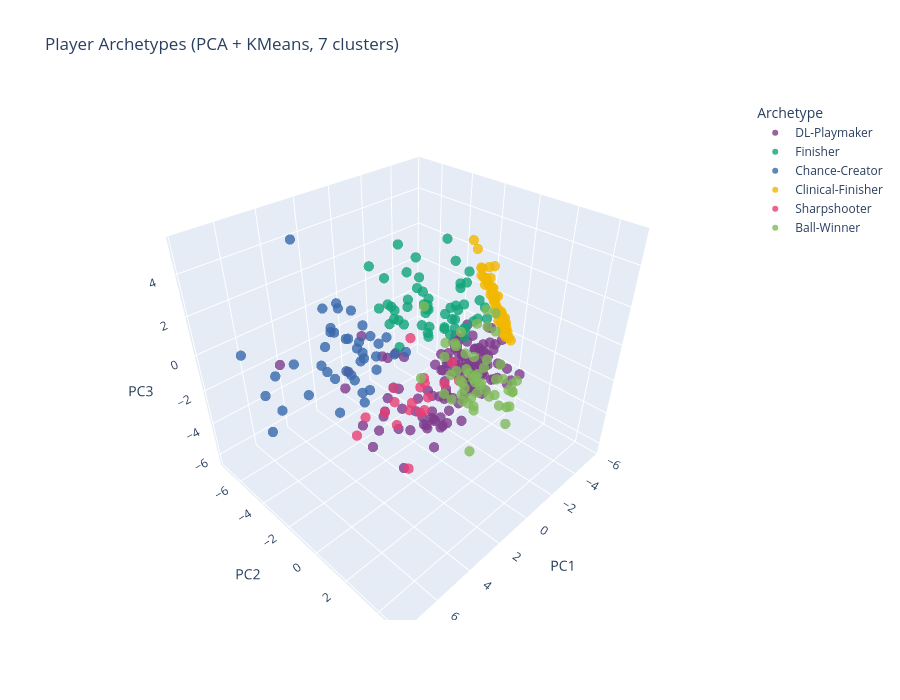

Here is the notebook cell this chart was saved with:
### Code cell
# 3D PCA visualization
fig = px.scatter_3d(
    outfield, x='PC1', y='PC2', z='PC3',
    color='Archetype',
    hover_name='Player Name',
    hover_data=['Club', 'Position', 'Goals', 'Assists', 'G+A_p90'],
    title=f'Player Archetypes (PCA + KMeans, {optimal_k} clusters)',
    color_discrete_sequence=px.colors.qualitative.Bold,
    opacity=0.8
)
fig.update_traces(marker=dict(size=6))
fig.update_layout(height=700, scene=dict(xaxis_title='PC1', yaxis_title='PC2', zaxis_title='PC3'))
fig.show()

### Figure 1 — Plotly figure (JSON) as saved in the notebook; plotly's stock layout.template omitted (floating-point values rounded to 4 significant figures; data arrays with more than 128 entries replaced by an {"elided": "..."} marker saying what was removed)
{"data": [{"customdata": {"elided": "125x5 mixed values"}, "hovertemplate": "<b>%{hovertext}</b><br><br>Archetype=DL-Playmaker<br>PC1=%{x}<br>PC2=%{y}<br>PC3=%{z}<br>Club=%{customdata[0]}<br>Position=%{customdata[1]}<br>Goals=%{customdata[2]}<br>Assists=%{customdata[3]}<br>G+A_p90=%{customdata[4]}<extra></extra>", "hovertext": ["Ben White", "Jakub Kiwior", "Riccardo Calafiori", "Thomas Partey", "Amadou Onana", "Lucas Digne", "Pau Torres", "Tyrone Mings", "Youri Tielemans", "Adam Smith", "Antoine Semenyo", "Dango Ouattara", "Dean Huijsen", "Ryan Christie", "Tyler Adams", "Christian Nørgaard", "Keane Lewis-Potter", "Kristoffer Ajer", "Mads Roerslev", "Mikkel Damsgaard", "Nathan Collins", "Sepp van den Berg", "Vitaly Janelt", "Carlos Baleba", "Jack Hinshelwood", "Jan Paul van Hecke", "Joël Veltman", "Lewis Dunk", "Yasin Ayari", "Jadon Sancho", "Levi Colwill", "Malo Gusto", "Moisés Caicedo", "Pedro Neto", "Reece James", "Trevoh Chalobah", "Adam Wharton", "Daniel Muñoz", "Jefferson Lerma", "Marc Guéhi", "Tyrick Mitchell", "Ashley Young", "Jack Harrison", "Jake O'Brien", "James Tarkowski", "Michael Keane", "Vitalii Mykolenko", "Andreas Pereira", "Antonee Robinson", "Calvin Bassey", "Issa Diop", "Joachim Andersen", "Sander Berge", "Timothy Castagne", "Axel Tuanzebe", "Ben Johnson", "Cameron Burgess", "Dara O'Shea", "Jacob Greaves", "Jens Cajuste", "Kalvin Phillips", "Leif Davis", "Luke Woolfenden", "Sam Morsy", "Conor Coady", "James Justin", "Luke Thomas", "Ibrahima Konaté", "Virgil van Dijk", "Bernardo Silva", "Josko Gvardiol", "Kyle Walker", "Manuel Akanji", "Mateo Kovacic", "Matheus Nunes", "Rúben Dias", "Wes Burns", "Diogo Dalot", "Harry Maguire", "Leny Yoro", "Lisandro Martínez", "Matthijs de Ligt", "Noussair Mazraoui", "Dan Burn", "Fabian Schär", "Joe Willock", "Joelinton", "Kieran Trippier", "Tino Livramento", "Murillo", "Nikola Milenkovic", "Ola Aina", "James Bree", "Jan Bednarek", "Joe Aribo", "Taylor Harwood-Bellis", "Tyler Dibling", "Yukinari Sugawara", "Archie Gray", "Ben Davies", "Cristian Romero", "Destiny Udogie", "Djed Spence", "Lucas Bergvall", "Mathys Tel", "Micky van de Ven", "Pedro Porro", "Radu Dragusin", "Rodrigo Bentancur", "Yves Bissouma", "Aaron Wan-Bissaka", "Carlos Soler", "Edson Álvarez", "James Ward-Prowse", "Konstantinos Mavropanos", "Maximilian Kilman", "Mohammed Kudus", "Vladimír Coufal", "Craig Dawson", "Emmanuel Agbadou", "Mario Lemina", "Matt Doherty", "Rayan Aït-Nouri", "Santiago Bueno", "Toti Gomes"], "legendgroup": "DL-Playmaker", "marker": {"color": "rgb(127, 60, 141)", "opacity": 0.8, "size": 6, "symbol": "circle"}, "mode": "markers", "name": "DL-Playmaker", "scene": "scene", "showlegend": true, "type": "scatter3d", "x": [3.417, -1.428, -0.1322, 0.2315, 0.5595, 2.244, -2.65, 1.09, 0.839, -1.158, 7.669, 3.171, 3.362, 0.6647, 1.306, -0.3965, 0.6839, -0.9429, 1.177, 5.296, 2.042, -0.04944, -0.9018, 0.1336, -1.49, -0.9805, 5.133, 1.13, 0.3025, -1.518, 2.79, 1.603, 4.764, 4.448, -1.432, 0.185, -0.2345, 0.4741, 0.1663, -0.5077, -0.4756, -0.5957, -0.3505, -1.602, -0.3042, -1.892, 0.8952, 2.485, -0.5574, -1.772, -0.9976, -1.441, 2.705, 2.257, -1.404, -0.5485, 2.174, -1.576, 2.265, -0.7773, -0.4062, -0.8764, -1.765, -1.604, -1.952, 2.679, -1.485, 2.054, 2.178, -1.166, 1.327, 2.31, -0.1645, 3.509, -1.39, 3.363, -1.379, -0.6186, -0.9722, -1.08, -0.3066, -0.0008162, 2.871, 1.918, 0.09137, -1.242, 3.069, -0.2495, 0.06445, 0.08664, 2.07, -1.202, -0.8234, 2.961, -0.195, 2.428, 2.296, -0.6133, 0.454, -1.719, 0.595, 3.183, -1.16, 1.83, -0.7713, -0.5034, 3.078, -2.027, -1.553, -1.241, 4.553, 0.6901, 3.164, -0.9494, -1.297, -1.913, 5.143, -1.446, -0.2607, 3.362, -1.592, -1.273, 0.09899, 0.8167, 4.271], "y": [-0.4885, 1.272, 0.4068, 1.865, -0.1253, 0.459, 0.3779, 1.781, 0.4619, 0.9366, -1.295, -0.732, 1.109, 1.459, 0.1506, 0.2777, 1.352, 0.8024, 0.7391, -0.6144, 1.119, -0.05766, 0.883, 0.5029, 1.101, 2.741, 2.53, 1.292, 1.227, -0.1049, 1.899, 1.396, -0.3037, -1.431, 1.19, 2.23, 0.7691, 0.558, 1.478, 1.817, 2.52, 2.562, 0.4228, 1.181, 2.117, 0.9607, 1.95, -1.151, 2.508, 0.2347, 0.05646, 0.3543, 1.424, 1.809, 2.374, 1.392, 2.11, 0.5549, -1.677, 0.0512, 0.01824, 1.529, 0.4157, 0.6838, 1.566, -0.9996, 3.0, 2.779, 1.42, -0.4948, 1.246, 0.897, 1.674, 0.5908, -0.1698, 2.49, 1.642, 0.02847, -0.119, -1.083, 1.956, 1.405, 2.377, -0.8662, -0.164, -0.1208, -0.01295, 1.476, 1.952, 1.489, 1.903, 1.689, 1.468, 2.554, -0.03706, 1.445, -0.3329, 1.626, 0.6126, 1.485, 1.003, 1.916, 0.2293, 0.9163, 0.8287, 0.7312, 1.151, -0.8977, 0.4001, 1.117, 1.653, 0.6696, 1.617, -0.701, 1.651, 2.306, 0.3825, 0.1994, 1.985, -0.8839, 0.8277, 0.7422, 1.242, 1.808, -0.2952], "z": [-2.001, -0.2799, 0.3355, 0.2711, -0.4794, -1.134, -1.859, -1.29, 0.5189, -0.5619, 2.524, 0.9605, -1.83, 0.8944, -1.375, 0.2451, 0.3183, -0.6102, -1.454, 0.5137, -1.582, -1.698, 0.1465, 0.8277, 1.126, -0.8322, -1.797, -1.973, 0.5753, 0.7225, -1.109, -0.9733, -1.577, 0.4629, -0.6423, 0.1476, -0.5908, -0.08557, -0.1193, -0.1287, 0.3986, 0.3062, 0.6751, 0.3052, -1.164, 0.8414, -0.718, 0.3393, -0.4104, -1.72, -1.787, -2.242, -1.773, -1.367, -0.4279, 0.6188, -1.552, -2.162, -3.107, -0.367, -1.277, 0.2119, -1.701, -0.4181, 0.465, -1.683, -0.4492, -1.09, -1.847, 0.1069, -0.6842, -2.284, -1.329, 0.1745, -0.9964, -1.889, 0.5348, -0.8231, -1.818, -2.139, -0.4113, -0.8023, -1.2, -2.668, -1.038, 0.1318, 1.43, -1.481, -1.105, -1.136, -0.1608, 0.3452, -0.8547, -0.9398, -0.1824, -1.519, 0.7009, -0.4577, -1.945, -1.647, -1.721, -1.333, -0.9385, -0.9489, 0.8905, -1.663, -0.9352, -2.573, -0.3771, 0.009409, -0.673, 0.08361, -0.9092, -1.185, -1.363, -1.38, 3.384, -1.212, -1.409, -3.109, 0.04611, -0.7656, 1.181, -1.194, -3.116]}, {"customdata": {"elided": "54x5 mixed values"}, "hovertemplate": "<b>%{hovertext}</b><br><br>Archetype=Finisher<br>PC1=%{x}<br>PC2=%{y}<br>PC3=%{z}<br>Club=%{customdata[0]}<br>Position=%{customdata[1]}<br>Goals=%{customdata[2]}<br>Assists=%{customdata[3]}<br>G+A_p90=%{customdata[4]}<extra></extra>", "hovertext": ["Bukayo Saka", "Gabriel Martinelli", "Kai Havertz", "Leandro Trossard", "John McGinn", "Leon Bailey", "Ollie Watkins", "Evanilson", "Justin Kluivert", "Marcus Tavernier", "Kevin Schade", "Georginio Rutter", "João Pedro", "Yankuba Minteh", "Cole Palmer", "Noni Madueke", "Eberechi Eze", "Eddie Nketiah", "Ismaïla Sarr", "Jean-Philippe Mateta", "Jordan Ayew", "Abdoulaye Doucouré", "Adam Armstrong", "Beto", "Dominic Calvert-Lewin", "Emile Smith Rowe", "Harry Wilson", "Raúl Jiménez", "Rodrigo Muniz", "Liam Delap", "Omari Hutchinson", "Sam Szmodics", "Bilal El Khannouss", "Curtis Jones", "Darwin Núñez", "Diogo Jota", "Dominik Szoboszlai", "Luis Díaz", "Erling Haaland", "Kevin De Bruyne", "Phil Foden", "Amad Diallo", "Joshua Zirkzee", "Alexander Isak", "Harvey Barnes", "Jacob Murphy", "Chris Wood", "Cameron Archer", "Dejan Kulusevski", "Son Heung-Min", "Jarrod Bowen", "Tomás Soucek", "Gonçalo Guedes", "Matheus Cunha"], "legendgroup": "Finisher", "marker": {"color": "rgb(17, 165, 121)", "opacity": 0.8, "size": 6, "symbol": "circle"}, "mode": "markers", "name": "Finisher", "scene": "scene", "showlegend": true, "type": "scatter3d", "x": [-0.8014, 0.192, -1.142, 2.301, 1.262, -0.5841, -0.2182, 1.017, -0.0294, 0.654, 0.4195, -0.4839, 1.113, 1.026, -0.2964, 2.232, -0.5926, -0.298, -1.042, 0.2887, 0.06387, 0.9056, -2.048, 1.661, -0.7401, -0.6361, -0.3018, 1.228, 2.163, 1.69, -0.8519, 0.4274, -0.1998, -0.1433, -0.4112, 1.069, 0.8696, -0.3124, -0.1662, 0.6403, -1.021, 0.4452, -0.6224, 2.322, 0.1168, 0.06205, -0.5071, -1.01, 1.689, 1.03, 0.2884, -0.3643, -1.315, 2.132], "y": [0.4102, -2.22, -0.3259, -1.049, -1.679, 0.5613, -3.252, 0.7456, -1.166, 0.8309, 0.2274, -1.592, -1.314, -0.09126, 0.07012, -1.249, -2.286, 0.7439, 0.111, -2.187, -0.08451, -0.2499, -1.295, -2.528, -1.805, 1.147, 0.1712, -1.752, -1.004, 0.3053, -0.1414, 0.81, 0.8535, 0.07598, -1.61, -0.1827, -2.42, 0.6226, -0.3061, -2.027, 0.8808, 0.5359, -2.12, -2.319, -1.376, -1.773, -2.425, 1.358, 0.203, -2.646, 0.8889, 1.151, 0.9619, -1.627], "z": [3.851, 1.853, 2.886, 2.852, 0.05449, 1.219, 4.061, 2.084, 0.456, 2.359, 1.51, 1.881, 2.239, 1.74, 4.396, 1.891, 2.654, 1.46, 3.135, 3.268, 1.962, 1.115, 1.0, 1.884, 1.133, 1.954, 1.643, 1.43, 2.637, 2.871, 1.758, 1.805, 1.077, 0.8903, 1.35, 2.784, 1.049, 2.567, 5.29, 0.828, 2.587, 2.687, 0.1878, 4.23, 2.561, 2.563, 3.619, 1.89, 3.223, 1.776, 3.689, 1.945, 2.149, 3.873]}, {"customdata": {"elided": "42x5 mixed values"}, "hovertemplate": "<b>%{hovertext}</b><br><br>Archetype=Chance-Creator<br>PC1=%{x}<br>PC2=%{y}<br>PC3=%{z}<br>Club=%{customdata[0]}<br>Position=%{customdata[1]}<br>Goals=%{customdata[2]}<br>Assists=%{customdata[3]}<br>G+A_p90=%{customdata[4]}<extra></extra>", "hovertext": ["Declan Rice", "Gabriel Magalhães", "Martin Ødegaard", "Mikel Merino", "Jacob Ramsey", "Marcus Rashford", "Milos Kerkez", "Bryan Mbeumo", "Yoane Wissa", "Kaoru Mitoma", "Pervis Estupiñán", "Simon Adingra", "Christopher Nkunku", "Nicolas Jackson", "Dwight McNeil", "Iliman Ndiaye", "Adama Traoré", "Alex Iwobi", "Kenny Tete", "Sasa Lukic", "Jack Clarke", "Julio Enciso", "Alexis Mac Allister", "Cody Gakpo", "Mohamed Salah", "Omar Marmoush", "Alejandro Garnacho", "Bruno Fernandes", "Rasmus Højlund", "Anthony Gordon", "Bruno Guimarães", "Anthony Elanga", "Morgan Gibbs-White", "Kamaldeen Sulemana", "Kyle Walker-Peters", "Mateus Fernandes", "Paul Onuachu", "Brennan Johnson", "Dominic Solanke", "Lucas Paquetá", "Jørgen Strand Larsen", "Marshall Munetsi"], "legendgroup": "Chance-Creator", "marker": {"color": "rgb(57, 105, 172)", "opacity": 0.8, "size": 6, "symbol": "circle"}, "mode": "markers", "name": "Chance-Creator", "scene": "scene", "showlegend": true, "type": "scatter3d", "x": [3.682, 2.311, 3.642, 5.267, 1.331, 1.91, 6.081, 2.82, 4.343, 3.53, 2.035, 2.208, 1.875, 3.057, 2.052, 2.637, 2.663, 5.88, 3.108, 4.252, 0.7345, 2.632, 3.111, 6.108, 3.532, 1.882, 2.893, 5.849, 2.579, 5.113, 6.915, 3.31, 3.495, 3.34, 2.66, 5.173, 3.373, 6.906, 2.86, 3.437, 2.352, 4.124], "y": [-2.552, -3.185, -1.346, -2.131, -1.931, -2.899, -5.538, -4.039, -1.944, -1.739, -1.306, -3.321, -2.594, -4.772, -3.336, -1.021, -3.737, -4.858, -2.102, -2.499, -1.809, -3.599, -1.182, -7.258, -5.974, -3.441, -4.262, -0.9508, -1.592, -4.442, -4.12, -3.929, -3.726, -2.437, -2.218, -3.454, -4.396, -2.925, -2.988, -2.539, -3.361, -2.823], "z": [-0.4793, -2.808, 0.7875, 0.8397, -0.4185, 0.3861, -4.415, 1.994, 3.251, 1.369, -1.612, -1.071, -0.5962, 1.524, -0.6732, 1.527, 0.1958, -0.8198, -2.32, -2.488, -0.5255, 0.252, 0.01484, -0.7677, 4.626, 0.7044, 0.3985, 1.434, 0.9078, -0.3453, -0.9338, 0.9805, 0.9434, -1.1, -1.914, -1.492, -0.2258, -1.049, 2.086, -0.8111, -0.2928, -0.8134]}, {"customdata": {"elided": "61x5 mixed values"}, "hovertemplate": "<b>%{hovertext}</b><br><br>Archetype=Clinical-Finisher<br>PC1=%{x}<br>PC2=%{y}<br>PC3=%{z}<br>Club=%{customdata[0]}<br>Position=%{customdata[1]}<br>Goals=%{customdata[2]}<br>Assists=%{customdata[3]}<br>G+A_p90=%{customdata[4]}<extra></extra>", "hovertext": ["Ethan Nwaneri", "Gabriel Jesus", "Jorginho", "Oleksandr Zinchenko", "Axel Disasi", "Diego Carlos", "Jhon Durán", "Marco Asensio", "Ross Barkley", "Alex Scott", "Mathias Jensen", "Michael Kayode", "Adam Webster", "Brajan Gruda", "Diego Gómez", "Tariq Lamptey", "Roméo Lavia", "Carlos Alcaraz", "Tim Iroegbunam", "Ryan Sessegnon", "Tom Cairney", "Alex Palmer", "Conor Chaplin", "George Hirst", "Jack Taylor", "Jaden Philogene", "Nathan Broadhead", "Abdul Fatawu", "Bobby De Cordova-Reid", "Kasey McAteer", "Patson Daka", "Conor Bradley", "Joe Gomez", "Kostas Tsimikas", "Abdukodir Khusanov", "Jack Grealish", "John Stones", "Nathan Aké", "Nico González", "Nico O'Reilly", "Mason Mount", "Patrick Dorgu", "Victor Lindelöf", "Sean Longstaff", "Ibrahim Sangaré", "Jota Silva", "Morato", "Nathan Wood", "Will Smallbone", "Kevin Danso", "Richarlison", "Timo Werner", "Wilson Odobert", "Aaron Cresswell", "Crysencio Summerville", "Michail Antonio", "Niclas Füllkrug", "Ollie Scarles", "Hwang Hee-Chan", "Pablo Sarabia", "Rodrigo Gomes"], "legendgroup": "Clinical-Finisher", "marker": {"color": "rgb(242, 183, 1)", "opacity": 0.8, "size": 6, "symbol": "circle"}, "mode": "markers", "name": "Clinical-Finisher", "scene": "scene", "showlegend": true, "type": "scatter3d", "x": [-5.009, -4.973, -5.083, -5.239, -5.222, -5.235, -4.929, -5.052, -5.0, -4.743, -5.056, -5.043, -5.242, -4.735, -4.905, -5.011, -4.891, -4.787, -4.598, -4.581, -5.184, -5.479, -5.007, -5.12, -4.875, -4.701, -5.143, -4.695, -5.066, -4.722, -4.84, -4.968, -5.208, -4.909, -5.363, -5.113, -5.616, -5.302, -5.006, -5.162, -4.886, -4.719, -5.282, -4.901, -5.314, -4.975, -4.949, -5.151, -4.994, -5.181, -5.129, -5.062, -5.069, -5.26, -5.001, -5.032, -4.995, -5.052, -5.376, -4.921, -5.053], "y": [-1.786, -1.791, -0.7226, -0.7054, -0.9127, -0.7172, -2.787, -1.966, -1.461, -0.3573, -1.014, -0.4266, -0.5569, -1.704, -0.4524, -1.42, -0.6308, -1.906, -0.162, -1.441, -0.8033, -1.374, -1.346, -2.273, -0.8517, -1.08, -1.656, -0.7723, -1.766, -1.105, -1.146, -0.7431, -0.3154, 0.0225, -0.6886, -1.19, -1.893, -0.6536, -0.6783, -1.37, -1.087, -0.1949, -0.8532, -0.4585, -1.152, -2.181, -0.4692, -0.559, -0.7818, -0.6794, -2.656, -1.6, -1.356, -0.6113, -1.3, -1.974, -2.257, -0.3189, -1.917, -1.362, -1.123], "z": [0.8818, 1.059, -1.165, -1.585, -0.6238, -1.605, 2.905, 1.023, 0.7571, -0.8787, -0.6339, -1.179, -1.863, 1.301, -0.5654, 0.7314, -0.7724, 1.26, -0.5802, 2.04, -0.7584, -0.9581, 0.1449, 1.485, -0.4534, 0.4803, 0.5231, -0.07415, 0.783, 0.3268, 0.2336, -0.9897, -1.805, -1.669, -1.784, -0.45, 1.562, -1.672, -0.9205, 0.2449, -0.03264, -1.109, -1.383, -0.8783, -1.193, 1.172, -1.276, -1.52, -0.373, -1.714, 2.41, 0.2678, 0.06112, -1.707, 0.02482, 0.7057, 1.573, -1.396, 0.9882, 0.4819, 0.3765]}, {"customdata": [["Arsenal", "DEF", 1, 3, 0.1486], ["Bournemouth", "DEF", 0, 0, 0], ["Bournemouth", "DEF", 0, 0, 0], ["Brentford", "DEF", 2, 0, 0.09409], ["Brentford", "MID", 0, 0, 0], ["Brighton & Hove Albion", "DEF", 0, 0, 0], ["Chelsea", "MID", 6, 7, 0.3971], ["Crystal Palace", "DEF", 1, 0, 0.04678], ["Everton", "DEF", 0, 1, 0.03586], ["Leicester City", "MID", 0, 0, 0], ["Leicester City", "DEF", 1, 0, 0.08021], ["Leicester City", "MID", 0, 2, 0.1169], ["Leicester City", "MID", 0, 0, 0], ["Leicester City", "DEF", 1, 0, 0.03201], ["Liverpool", "DEF", 0, 0, 0], ["Newcastle United", "DEF", 0, 4, 0.1642], ["Nottingham Forest", "DEF", 0, 1, 0.09385], ["Nottingham Forest", "DEF", 1, 3, 0.139], ["West Ham United", "DEF", 0, 0, 0]], "hovertemplate": "<b>%{hovertext}</b><br><br>Archetype=Sharpshooter<br>PC1=%{x}<br>PC2=%{y}<br>PC3=%{z}<br>Club=%{customdata[0]}<br>Position=%{customdata[1]}<br>Goals=%{customdata[2]}<br>Assists=%{customdata[3]}<br>G+A_p90=%{customdata[4]}<extra></extra>", "hovertext": ["Jurriën Timber", "Illia Zabarnyi", "Marcos Senesi", "Ethan Pinnock", "Yehor Yarmoliuk", "Igor Julio", "Enzo Fernández", "Chris Richards", "Jarrad Branthwaite", "Boubakary Soumaré", "Caleb Okoli", "Harry Winks", "Oliver Skipp", "Wout Faes", "Andy Robertson", "Lewis Hall", "Álex Moreno", "Neco Williams", "Jean-Clair Todibo"], "legendgroup": "Sharpshooter", "marker": {"color": "rgb(231, 63, 116)", "opacity": 0.8, "size": 6, "symbol": "circle"}, "mode": "markers", "name": "Sharpshooter", "scene": "scene", "showlegend": true, "type": "scatter3d", "x": [-1.169, 2.183, 0.4114, -0.66, 1.491, 1.838, 0.4308, -1.051, 3.166, 0.3435, 2.987, 1.114, -0.2063, 1.157, 1.703, 0.1832, 1.413, 0.5831, 0.454], "y": [-0.6145, -0.9659, -0.8777, -0.6002, -0.8172, -0.5355, -1.817, -0.02374, -2.759, -0.9563, -2.245, -2.286, -1.246, -0.9972, -1.595, -1.395, -2.628, -0.7783, -1.146], "z": [-1.469, -3.554, -3.648, -2.461, -2.97, -6.338, 0.09427, -2.19, -4.735, -2.088, -3.381, -2.68, -3.411, -2.846, -2.817, -2.65, -4.227, -1.562, -3.923]}, {"customdata": {"elided": "54x5 mixed values"}, "hovertemplate": "<b>%{hovertext}</b><br><br>Archetype=Ball-Winner<br>PC1=%{x}<br>PC2=%{y}<br>PC3=%{z}<br>Club=%{customdata[0]}<br>Position=%{customdata[1]}<br>Goals=%{customdata[2]}<br>Assists=%{customdata[3]}<br>G+A_p90=%{customdata[4]}<extra></extra>", "hovertext": ["Myles Lewis-Skelly", "William Saliba", "Boubacar Kamara", "Ezri Konsa", "Ian Maatsen", "Matty Cash", "Morgan Rogers", "David Brooks", "Lewis Cook", "Danny Welbeck", "Mats Wieffer", "Matt O'Riley", "Marc Cucurella", "Tosin Adarabioyo", "Wesley Fofana", "Daichi Kamada", "Maxence Lacroix", "Will Hughes", "Idrissa Gueye", "James Garner", "Jesper Lindstrøm", "Orel Mangala", "Facundo Buonanotte", "Jamie Vardy", "Jannik Vestergaard", "Stephy Mavididi", "Victor Kristiansen", "Wilfred Ndidi", "Ryan Gravenberch", "Trent Alexander-Arnold", "Ilkay Gündogan", "Jérémy Doku", "Rico Lewis", "Savinho", "Casemiro", "Christian Eriksen", "Kobbie Mainoo", "Manuel Ugarte", "Sandro Tonali", "Callum Hudson-Odoi", "Elliot Anderson", "Nicolás Domínguez", "Ryan Yates", "Flynn Downes", "Jack Stephens", "Lesley Ugochukwu", "Ryan Manning", "James Maddison", "Pape Sarr", "Guido Rodríguez", "André", "Jean-Ricner Bellegarde", "João Gomes", "Nélson Semedo"], "legendgroup": "Ball-Winner", "marker": {"color": "rgb(128, 186, 90)", "opacity": 0.8, "size": 6, "symbol": "circle"}, "mode": "markers", "name": "Ball-Winner", "scene": "scene", "showlegend": true, "type": "scatter3d", "x": [2.015, 0.2553, 0.5522, 1.559, 0.7978, 1.235, 3.229, 2.019, 1.205, 0.9748, 0.995, 0.04999, 1.788, 0.3149, 0.6604, 0.4265, 2.016, 2.295, 0.321, 1.566, 0.8139, 0.676, 0.931, 0.4931, 0.03178, 1.786, 3.179, 1.09, 0.5366, 0.3368, 2.054, 2.182, 0.4315, 0.6387, -0.4471, 1.985, 0.7804, 2.394, -0.7974, 1.472, 1.524, 0.5227, 1.76, 1.24, -0.4629, 1.493, 1.619, 1.506, 0.4228, 0.07566, 1.412, 1.557, 2.902, 1.233], "y": [4.871, 3.899, 2.499, 2.372, 2.454, 3.723, 1.68, 3.804, 2.679, 2.802, 3.814, 3.021, 2.629, 2.791, 2.292, 3.485, 4.902, 2.77, 2.516, 2.666, 1.87, 1.222, 1.564, 2.873, 3.679, 2.989, 4.181, 2.231, 2.181, 2.415, 2.713, 2.344, 1.956, 2.129, 3.353, 3.286, 3.392, 2.073, 2.004, 1.231, 1.256, 4.076, 1.833, 2.94, 3.565, 3.037, 1.831, 3.302, 1.458, 3.577, 2.693, 1.876, 1.256, 2.043], "z": [0.834, 0.05519, -0.1034, -0.5714, 0.4725, 0.3351, 4.379, 1.073, 0.3931, 3.765, -0.3023, 0.8779, 0.3779, -0.7917, -1.642, 0.5699, 0.02551, 1.126, 1.001, -0.5157, 0.4318, -0.07334, 2.19, 3.435, -0.9784, 2.084, -1.105, 0.5539, 0.07335, 0.545, 0.2745, 2.596, -0.2204, 2.702, -0.2225, -0.05419, 0.6855, 0.1204, 1.63, 1.763, 1.1, 0.2788, 0.6115, 0.4182, 0.05125, 0.2028, -0.755, 3.473, 0.8273, -0.1465, -0.2879, 1.952, 0.7446, 0.03883]}], "layout": {"height": 700, "legend": {"title": {"text": "Archetype"}, "tracegroupgap": 0}, "scene": {"domain": {"x": [0, 1], "y": [0, 1]}, "xaxis": {"title": {"text": "PC1"}}, "yaxis": {"title": {"text": "PC2"}}, "zaxis": {"title": {"text": "PC3"}}}, "title": {"text": "Player Archetypes (PCA + KMeans, 7 clusters)"}}}
